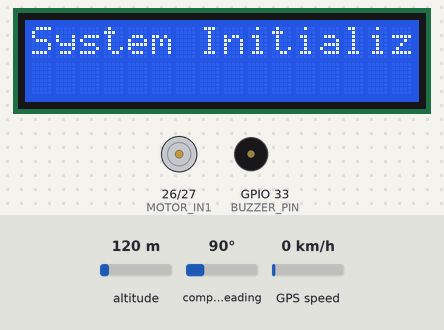
The sketch below on a simulated ESP32. On the bench: 16×2 character LCD, motor-driver pin pairs drawn as motors (green arrow = first pin HIGH = forward, orange = second pin HIGH = backward, longer = more drive, scaled by the enable pin), buzzer (waves = sounding, pin HIGH). The test bench sets the inputs (shaded band); at power-on: altitude 120 m, compass heading 90°, GPS speed 0 km/h. WiFi joins after 1.5 s; servers stay silent unless stated; the GPS gets a fix after 3 s at 37.7749, -122.4194 with 8 satellites.

Above: at 0.1 s.
At 3.0 s:
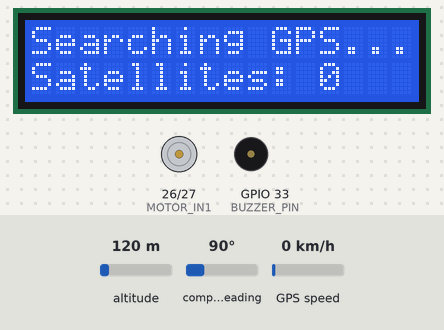
At 5.0 s:
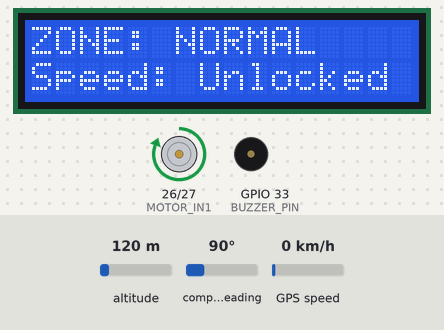
Timing chart, 0 to 6.5 s (numbered marks = the images above):
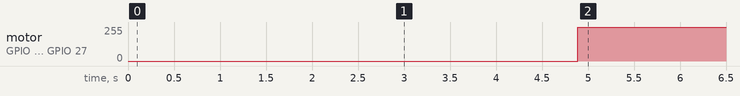

The sketch:

main.ino
```cpp
/*
 * Zone-Based Automatic Speed Controller
 * Hardware: ESP32, Ublox Neo-6M GPS, L298N Motor Driver, LCD 1602 (I2C), Piezo Buzzer
 * Framework: Arduino IDE
 */

#define BLYNK_TEMPLATE_ID   "YOUR_TEMPLATE_ID"
#define BLYNK_TEMPLATE_NAME "Speed Controller"
#define BLYNK_AUTH_TOKEN    "YOUR_BLYNK_AUTH_TOKEN"

#include <WiFi.h>
#include <WiFiClient.h>
#include <BlynkSimpleEsp32.h>
#include <TinyGPS++.h>
#include <LiquidCrystal_I2C.h>

// WiFi Configuration
char auth[] = BLYNK_AUTH_TOKEN;
char ssid[] = "YOUR_WIFI_SSID";
char pass[] = "YOUR_WIFI_PASSWORD";

// Pin Assignments
#define GPS_RX_PIN 16
#define GPS_TX_PIN 17
#define BUZZER_PIN 33
#define MOTOR_ENA  25
#define MOTOR_IN1  26
#define MOTOR_IN2  27

// Geofence Target Zone Configuration (e.g., School / Hospital Zone Center)
// Replace these coordinates with your specific location testing coordinates
const double TARGET_LAT = 12.3156;
const double TARGET_LNG = 76.6124;
const double ZONE_RADIUS_METERS = 50.0; // 50-meter speed restriction zone

// Speeds (PWM Duty Cycles out of 255)
const int NORMAL_SPEED = 255;
const int RESTRICTED_SPEED = 110;

// Object Initializations
TinyGPSPlus gps;
HardwareSerial gpsSerial(2); // Use ESP32 Hardware Serial 2
LiquidCrystal_I2C lcd(0x27, 16, 2); // I2C address 0x27

BlynkTimer timer;
bool inRestrictedZone = false;

void checkGeofence() {
    if (gps.location.isValid()) {
        double currentLat = gps.location.lat();
        double currentLng = gps.location.lng();
        double currentSpeedKmh = gps.speed.kmph();

        // Calculate distance between current coordinates and target zone center
        double distanceMeters = TinyGPSPlus::distanceBetween(currentLat, currentLng, TARGET_LAT, TARGET_LNG);

        lcd.clear();
        if (distanceMeters <= ZONE_RADIUS_METERS) {
            // INSIDE RESTRICTED ZONE
            inRestrictedZone = true;
            digitalWrite(BUZZER_PIN, HIGH); // Sound warning buzzer

            // Apply speed restriction via PWM
            digitalWrite(MOTOR_IN1, HIGH);
            digitalWrite(MOTOR_IN2, LOW);
            analogWrite(MOTOR_ENA, RESTRICTED_SPEED);

            // Update Displays
            lcd.setCursor(0, 0);
            lcd.print("ZONE: RESTRICTED");
            lcd.setCursor(0, 1);
            lcd.print("Speed: Limited");

            // Push Telemetry to Blynk IoT App
            Blynk.virtualWrite(V1, currentSpeedKmh);
            Blynk.virtualWrite(V2, "RESTRICTED ZONE");
        } else {
            // OUTSIDE RESTRICTED ZONE (NORMAL DRIVING)
            inRestrictedZone = false;
            digitalWrite(BUZZER_PIN, LOW); // Turn off buzzer

            // Standard operation speed
            digitalWrite(MOTOR_IN1, HIGH);
            digitalWrite(MOTOR_IN2, LOW);
            analogWrite(MOTOR_ENA, NORMAL_SPEED);

            // Update Displays
            lcd.setCursor(0, 0);
            lcd.print("ZONE: NORMAL  ");
            lcd.setCursor(0, 1);
            lcd.print("Speed: Unlocked");

            // Push Telemetry to Blynk IoT App
            Blynk.virtualWrite(V1, currentSpeedKmh);
            Blynk.virtualWrite(V2, "NORMAL ZONE");
        }
    } else {
        // GPS searching for satellites
        lcd.setCursor(0, 0);
        lcd.print("Searching GPS...");
        lcd.setCursor(0, 1);
        lcd.print("Satellites: 0");
    }
}

void setup() {
    Serial.begin(115200);
    gpsSerial.begin(9600, SERIAL_8N1, GPS_RX_PIN, GPS_TX_PIN);

    pinMode(BUZZER_PIN, OUTPUT);
    pinMode(MOTOR_ENA, OUTPUT);
    pinMode(MOTOR_IN1, OUTPUT);
    pinMode(MOTOR_IN2, OUTPUT);

    lcd.init();
    lcd.backlight();
    lcd.setCursor(0, 0);
    lcd.print("System Initializing");

    Blynk.begin(auth, ssid, pass);

    // Check GPS and Geofencing boundaries every 1 second
    timer.setInterval(1000L, checkGeofence);
}

void loop() {
    Blynk.run();
    timer.run();

    // Direct data streams from the physical GPS module to parse routine
    while (gpsSerial.available() > 0) {
        gps.encode(gpsSerial.read());
    }
}
```

Measured:
- by itself, motor on GPIO 26 (MOTOR_IN1) / GPIO 27 (MOTOR_IN2): stopped → forward 255/255 at 4.9 s
- what the display in image 1 shows lasts 2.0 s, from 2.9 s to 4.9 s
